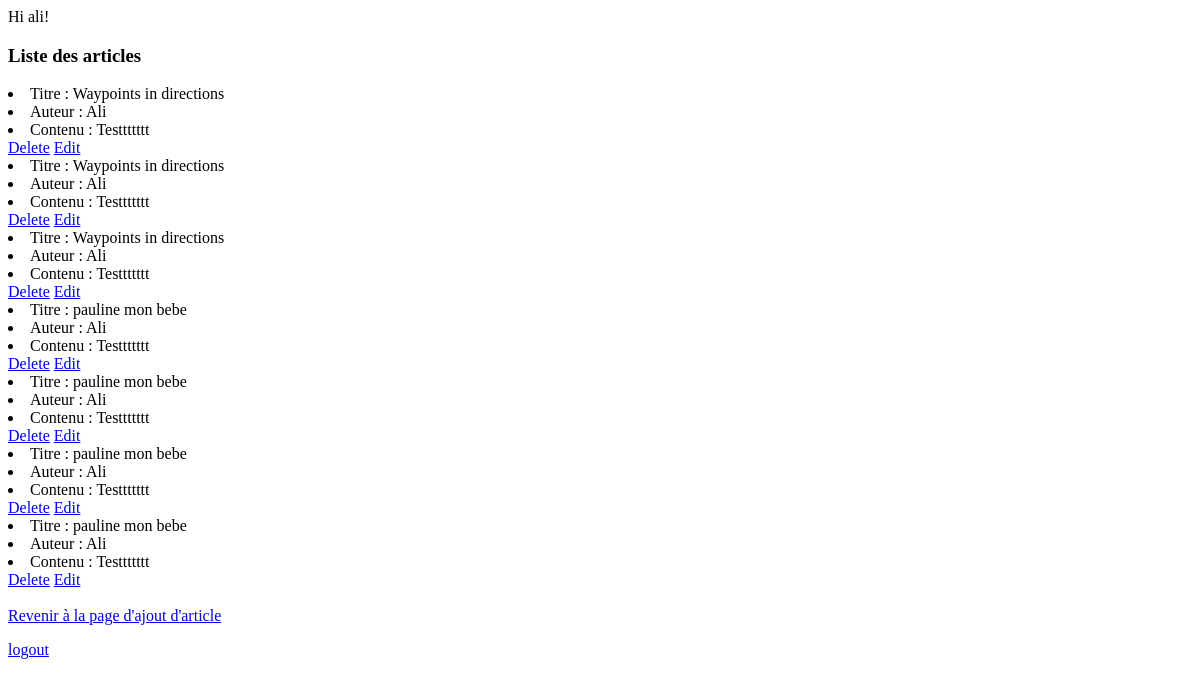
The app's page /liste/ (signed in), older data.
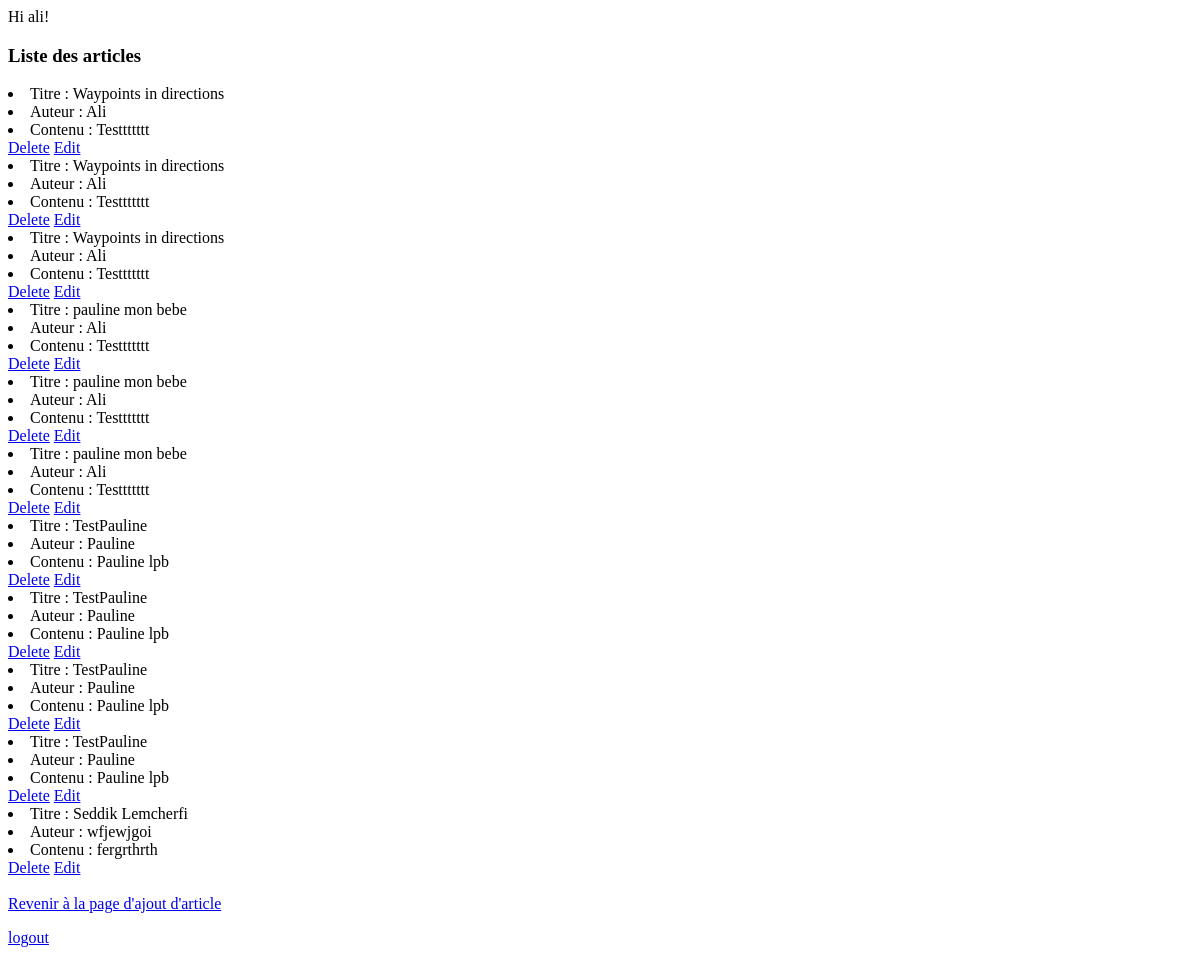
The same page, newer data.
### GFC_test/models.py (models this page shows, shortened)
class Article(models.Model):
    author = models.CharField(max_length=200)
    created = models.DateTimeField('date de creation')
    title = models.CharField(max_length=200)
    content = models.CharField(max_length=200)

### GFC_test/views.py (the view)
# urls.py: path('liste/', views.list_view, name='list_view'),
def list_view(request):
    context ={}
    context["dataset"] = Article.objects.all()
    return render(request, "liste.html", context)

### GFC_test/templates/liste.html (shortened to what this page needs)
<!DOCTYPE html>
<html>
<head>
</head>
<body>
{% if user.is_authenticated %}
  Hi {{ user.username }}!
  <h3>Liste des articles</h3>
  {% for data in dataset %}
  <li>Titre : {{ data.title }}</li>
  <li>Auteur : {{ data.author}}</li>
  <li>Contenu : {{ data.content}}</li>
  <a href={% url 'delete_article' id=data.id %}>Delete</a>
  <a href={% url 'edit_article' id=data.id %}>Edit</a>
  <br>
  {% endfor %}
<a href="/articles">Revenir à la page d'ajout d'article</a>
  <p><a href="{% url 'logout' %}">logout</a></p>
{% else %}
  <p>You are not logged in</p>
  <p><a href="{% url 'login' %}">login</a></p>
{% endif %}
</body>
</html>

Row changes from the older to the newer data that the page shows:
removed Article: title "pauline mon bebe", author "Ali", content "Testtttttt"
added Article: title "TestPauline", author "Pauline", content "Pauline lpb"
added Article: title "TestPauline", author "Pauline", content "Pauline lpb"
added Article: title "TestPauline", author "Pauline", content "Pauline lpb"
added Article: title "TestPauline", author "Pauline", content "Pauline lpb"
added Article: title "Seddik Lemcherfi", author "wfjewjgoi", content "fergrthrth"
